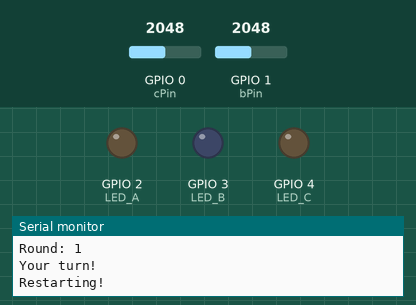
Bench run of a sketch on a simulated ESP32-C3. Parts: output pins drawn as LEDs (lit = HIGH), the last lines printed to the serial monitor. Dashed ring = blinking. The inputs (shaded band) are chosen by the test bench; at power-on: GPIO 0 (cPin) = 2048, GPIO 1 (bPin) = 2048 (analog values on the 0–4095 scale). Random numbers use the default seed unless the sketch sets one.

Above: at 2.7 s.
2.8 s: GPIO 0 (cPin) set to 2866
At 3.02 s:
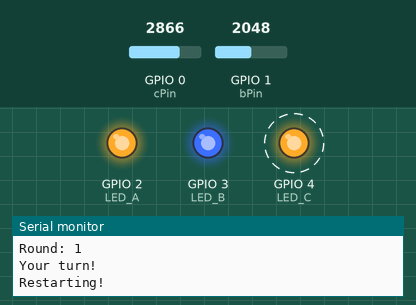
9.8 s: GPIO 1 (bPin) set to 491
At 9.8 s:
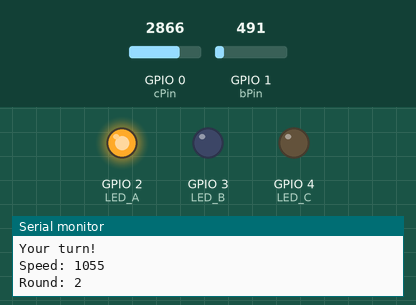
12.3 s: GPIO 1 (bPin) set to 543
At 15.6 s:
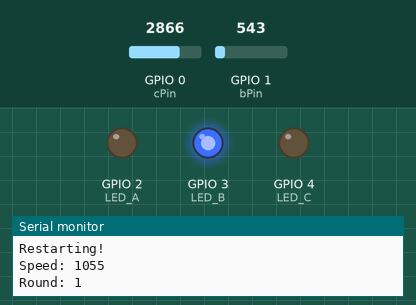
15.8 s: GPIO 0 (cPin) set to 1228
19.3 s: GPIO 0 (cPin) set to 960
22.8 s: GPIO 0 (cPin) set to 1040
At 24.33 s:
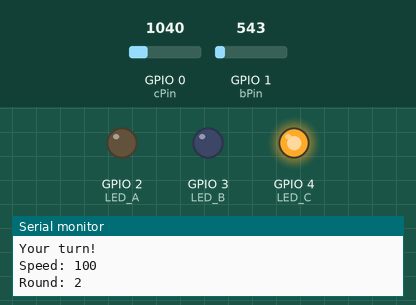
Timing chart, 0 to 27.3 s (numbered marks = the images above; inputs shaded):
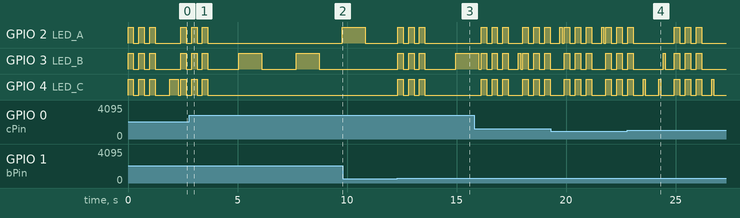

Measured:
- the behaviour switches between 511 and 512 on GPIO 1 (bPin) (found by bisection; images 2 and 3)
- after the input at 12.3 s, GPIO 2 (LED_A), GPIO 4 (LED_C): alternates HIGH for 0.25 s and LOW for 0.25 s, 6 changes in all, then stays LOW, starting at once; GPIO 3 (LED_B): LOW → HIGH at once, then repeats every 0.50 s: LOW 0.25 s, HIGH 0.25 s
- by itself, GPIO 4 (LED_C): alternates HIGH for 0.25 s and LOW for 0.25 s, 4 changes in all, then stays LOW

The sketch:

SolarSimon_jan12.ino
```cpp
/*
Solar Simon!
Created by Alex Nathanson
January 9, 2026

Press the buttons corresponding to the sequence shown.
Every round another step is added to the sequence.
The speed is determined by the supercap, getting faster as it depletes.
*/

//GPIO variables - the specific I/O pins you use may vary with the board
const int LED_A = 2; //the pin corresponding to button A
const int LED_B = 3; //the pin corresponding to button B
const int LED_C = 4; //the pin corresponding to button C
int ledPins[] = {LED_A,LED_B,LED_C}; // This is an array. It holds the pin numbers for our LEDs.

const int cPin = 0; // the pin used to read the capacitor voltage - connected to the middle of the voltage divider
float cVal = 0; // the variable used to store calibrated millivoltage

const int bPin = 1; // the pin used to read the button value
int bVal = 0; // the variable used to store the button value

// the array to store each step in the LED sequence
const int sequenceLen = 100;
int sequence[sequenceLen]; //This is another array. Its going to start off empty.
int position = 0;

bool yourTurn = false; // a boolean is a type of variable that is either true or false

int seedValue = 0;

// flash all the LEDs once
void flash(int t){
  digitalWrite(LED_A, HIGH);
  digitalWrite(LED_B, HIGH);
  digitalWrite(LED_C, HIGH);
  delay(t);
  digitalWrite(LED_A, LOW);
  digitalWrite(LED_B, LOW);
  digitalWrite(LED_C, LOW);
}

// check which button is pressed
int getButtonNumber(){
  bVal = analogRead(bPin);

  float bStep = 4095 / 4; // divide the range into segments
  int bOffset = bStep * 0.5; //offset the button value to avoid false positives

  if (bVal >= (bStep * 3)-bOffset){
    return 0; // A button
  } else if (bVal >= (bStep * 2)-bOffset){
    return 1; // B button
  } else if (bVal >= (bStep)-bOffset){
    return 2; // C button
  }
  return 4; // no button pressed
}

// this function restarts key variables and signals the user that  the game is about to begin
void restart(){
  Serial.println("Restarting!");

  int flashTime = 250;
  flash(flashTime);
  delay(flashTime);
  flash(flashTime);
  delay(flashTime);
  flash(flashTime);
  delay(flashTime);

  //Set the random seed based on the raw value of the capacitor
  seedValue = analogRead(cPin);
  randomSeed(seedValue);
  // Serial.print("Seed value: ");
  // Serial.println(seedValue);

  //reset variables
  yourTurn = false;
  position = 0;
}

// this code runs once
void setup() {
  Serial.begin(115200);
  Serial.println("Solar Simon!");

  // initialize the LED pins as outputs
  pinMode(LED_A, OUTPUT);
  pinMode(LED_B, OUTPUT);
  pinMode(LED_C, OUTPUT);

  //set the resolution to 12 bits (0-4095)
  analogReadResolution(12);

  // start the game
  restart();
}

// this code loops forever
void loop() {

  if(yourTurn == false){
    // read the calibrated value
    cVal = analogReadMilliVolts(cPin);

    //scale and convert to volts - default analog in range for ESP32 C3 = 0 – 4095, corresponding to 0V-3.3V
    float capVoltage = cVal * 2 * 0.001; // change '2' to match supercap voltage divider ratio if needed

    // map the voltage from 3V-5V to 250ms-1500ms
    int speed = map(int(100*capVoltage), 300, 500, 250, 1250);
    speed = max(100, speed); // ensures speed doesn't drop below 100ms
    Serial.println("");
    Serial.print("Speed: ");
    Serial.println(speed);

    int n = random(0,3); // randomly choose the next value
    sequence[position] = n;//add the new value to the sequence array

    Serial.print("Round: ");
    Serial.println(position+1);

    // show the sequence
    for (int s = 0; s <= position; s++){
      // get LED
      int p = sequence[s];
      // blink the LED at rate proportional to the capacitor charge state
      delay(speed);
      digitalWrite(ledPins[p], HIGH);
      delay(speed);
      digitalWrite(ledPins[p], LOW);
    }

    yourTurn = true;
  } else {
    Serial.println("Your turn!");

    int loops = 0;
    int maxLoops = 1000;
    int attemptPos = 0;

    while(loops <= maxLoops){
      //great job! next round
      if(attemptPos>position){
        yourTurn = false;
        // increment position
        position++;
        break; // break out of the while loop
      }
      //check attempt
      bVal = getButtonNumber();
      if (bVal != 4){
        // good job!
        if (bVal == sequence[attemptPos]){
          attemptPos++;
          loops = 0; // reset loop count
          delay(300); // gives a little time to release the button - if button presses are being double counted, increase this. If they are not being counted, decrease this.
        } else {
          // you pressed the wrong button!
          restart();
          break;
        }
      }
      //increment the loop count
      loops++;

      if (loops >= maxLoops){
        // you ran out of time!
        restart();
      }
      //delay time x maxLoops = actual time to enter the next step in the sequence
      delay(10);
    }
  }
  delay(100);
}
```
